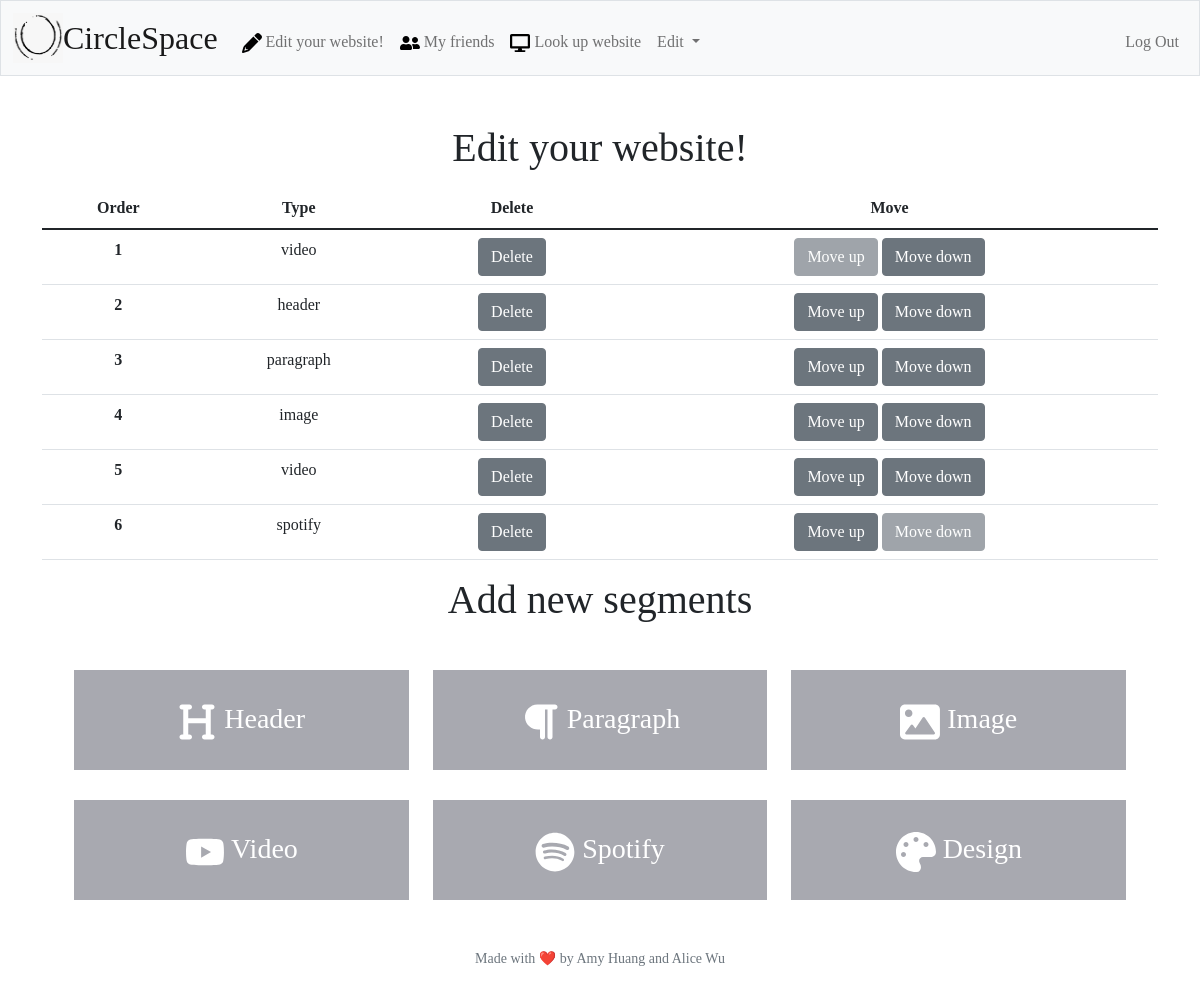
/edit (signed in), run on the app's committed database.
### tables this page shows
CREATE TABLE segments (
    segment_id INTEGER PRIMARY KEY AUTOINCREMENT NOT NULL,
    user_id INTEGER NOT NULL,
    segment_type TEXT NOT NULL,
    content TEXT NOT NULL,
    location INTEGER NOT NULL,
    FOREIGN KEY(user_id) REFERENCES users(user_id)
);

### app.py (the view, shortened to what this page needs)
@app.route("/edit", methods=["GET", "POST"])
@login_required
def edit():
    user_id = session["user_id"]
    if request.method == "GET":
        segments = db.execute("SELECT segment_type, location FROM segments WHERE user_id = ? ORDER BY location", user_id)
        return render_template("edit.html", segments=segments)

### app.py (called while the page is built)
@app.after_request
def after_request(response):
    response.headers["Cache-Control"] = "no-cache, no-store, must-revalidate"
    response.headers["Expires"] = 0
    response.headers["Pragma"] = "no-cache"
    return response

### helpers.py (called while the page is built)
def login_required(f):
    @wraps(f)
    def decorated_function(*args, **kwargs):
        if session.get("user_id") is None:
            return redirect("/login")
        return f(*args, **kwargs)
    return decorated_function

### templates/edit.html (shortened to what this page needs)
{% extends "layout.html" %}
{% block main %}
<main class="container py-5 text-center">
    <div class="mb-3">
        <h1>Edit your website!</h1>
    </div>
    <table class="table">
        <thead>
            <tr>
                <th scope="col">Order</th>
                <th scope="col">Type</th>
                <th scope="col">Delete</th>
                <th scope="col">Move</th>
            </tr>
        </thead>
        <tbody>
            <form action="/edit" method="post">
                {% for segment in segments %}
                    <tr>
                        <th scope="row">{{ segment["location"] }}</th>
                        <td>{{ segment["segment_type"] }}</td>
                        <td><button class="btn btn-secondary" type="submit" name="delete-button" value="{{ segment["location"] }}">Delete</button></td>
                        <td>
                            {% if segment != segments[0] %}
                                <button class="btn btn-secondary" type="submit" name="up-button" value="{{ segment["location"] }}">Move up</button>
                            {% else %}
                                <button class="btn btn-secondary" disabled>Move up</button>
                            {% endif %}
                            {% if segment != segments[-1] %}
                                <button class="btn btn-secondary" type="submit" name="down-button" value="{{ segment["location"] }}">Move down</button>
                            {% else %}
                                <button class="btn btn-secondary" disabled>Move down</button>
                            {% endif %}
                        </td>
                    </tr>
                {% endfor %}
            </form>
        </tbody>
    </table>
    <div class="mb-3">
        <h1>Add new segments</h1>
    </div>
    <div>
        <a class="button" href="/edit-header"><img src="/static/assets/heading-solid.svg" class="icon-large">  Header</a>
        <a class="button" href="/edit-paragraph"><img src="/static/assets/paragraph-solid.svg" class="icon-large">  Paragraph</a>
        <a class="button" href="/edit-image"><img src="/static/assets/image-solid.svg" class="icon-large">  Image</a>
        <a class="button" href="/edit-video"><img src="/static/assets/youtube-brands.svg" class="icon-large">  Video</a>
        <a class="button" href="/edit-spotify"><img src="/static/assets/spotify-brands.svg" class="icon-large">  Spotify</a>
        <a class="button" href="/edit-design"><img src="/static/assets/palette-solid.svg" class="icon-large">  Design</a>
    </div>
{% endblock %}

### templates/layout.html (shortened to what this page needs)
<!DOCTYPE html>
<html lang="en">
    <head>
        <link href="https://cdn.jsdelivr.net/npm/bootstrap@5.1.3/dist/css/bootstrap.min.css" rel="stylesheet">
        <link href="/static/assets/styles.css" rel="stylesheet">
    </head>
    <body>
        <nav class="bg-light border navbar navbar-expand-md navbar-light">
            <div class="container-fluid">
                <img width=50px height=50px src="/static/assets/double.png" alt="logo">
                <a class="navbar-brand" href="/">CircleSpace</a>
                <div class="collapse navbar-collapse" id="navbar">
                    {% if session["user_id"] %}
                        <ul class="navbar-nav me-auto mt-2">
                            <li class="nav-item"><a class="nav-link" href="/edit"><img src="/static/assets/pencil-solid.svg" class="icon"> Edit your website!</a></li>
                            <li class="nav-item"><a class="nav-link" href="/my-friends"><img src="/static/assets/user-friends-solid.svg" class="icon"> My friends</a></li>
                            <li class="nav-item"><a class="nav-link" href="/friend-lookup"><img src="/static/assets/display-solid.svg" class="icon"> Look up website</a></li>
                            <li class="nav-item dropdown">
                                <a class="nav-link  dropdown-toggle" href="#" data-bs-toggle="dropdown">  Edit  </a>
                             </li>
                        </ul>
                        <ul class="navbar-nav ms-auto mt-2">
                            <li class="nav-item"><a class="nav-link" href="/logout">Log Out</a></li>
                        </ul>
                    {% else %}
                        <ul class="navbar-nav ms-auto mt-2">
                            <li class="nav-item"><a class="nav-link" href="/register">Register</a></li>
                            <li class="nav-item"><a class="nav-link" href="/login">Log In</a></li>
                        </ul>
                    {% endif %}
                </div>
            </div>
        </nav>
        <main class="container-fluid text-center">
            {% block main %}{% endblock %}
        </main>
        <footer class="mb-5 small text-center text-muted">
            Made with ❤️ by Amy Huang and Alice Wu
        </footer>
    </body>
</html>

### static/assets/styles.css (style rules this page uses)
.icon { width: 20px; height: 20px; }
.icon-large { width: 40px; height: 40px; filter: invert(100%) sepia(2%) saturate(85%) hue-rotate(60deg) brightness(114%) contrast(100%); }
nav .navbar-brand { font-size: xx-large; }
body { font-family:'Georgia', serif; }
.button { text-decoration: none; display: inline-block; width: 30%; height: 100px; background-color: #43465576; padding: 28px 28px; font-size: 28px; cursor: pointer; text-align: center; margin-left: 10px; margin-right: 10px; margin-top: 30px; transition-duration: 0.4s; color: white; }

### data on the page
segments: location "1", segment_type "video", shows "Move up"
segments: location "2", segment_type "header"
segments: location "3", segment_type "paragraph"
segments: location "4", segment_type "image"
segments: location "5", segment_type "video"
segments: location "6", segment_type "spotify", shows "Move down"
